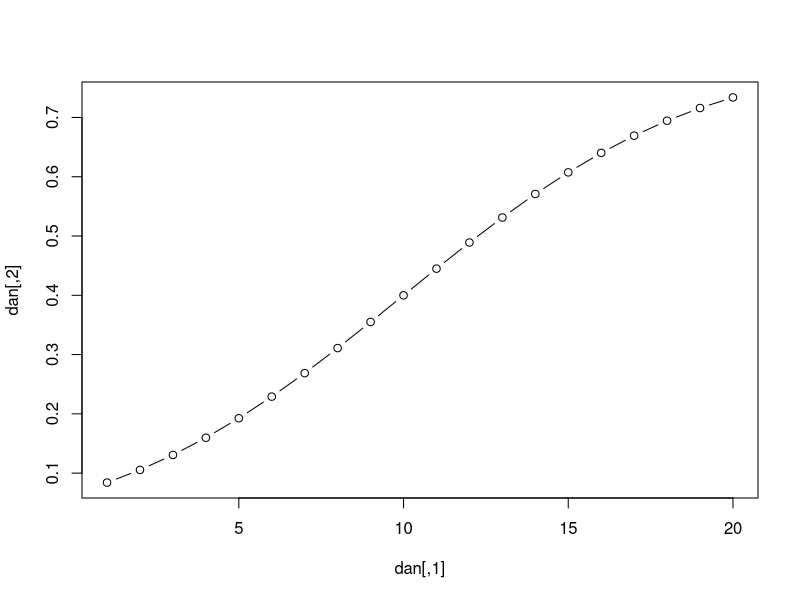

The R source for this figure:
#sectional measurement
#IRTの購買確率
div<-1000 #積分する区間の分割数
sig<-4 #thetaはプラスマイナス何標準偏差までか
d<-0.8 #dパラ
b<-2 #bパラ
e<-4 #イプシロン
divw<-20　#値引き率の刻み数

x<-(2*sig)/div　#区分の幅
p<-matrix(nrow=div,ncol=3)　#確率計算用の箱
dan<-matrix(nrow=divw,ncol=2)　#p*wの散布図用の箱

for(w in 1:divw){
        w2<-w/divw　#値引き率
        dan[w,1]<-w
        for(i in 1:div){
                theta<-(-sig+i*x)
                p[i,1]<-exp(-(theta^2)/2)/sqrt(2*pi) #thetaごとの標準正規分布の確率密度
                p[i,2]<-d/(1+exp(-1.7*(theta-b+e*w2)))　#thetaごとのIRTのP
                p[i,3]<-(p[i,1]*p[i,2]) #人数の密度とPの積
                dan[w,2]<-sum(p[,3]*x)　#値引き率ごとの購買率
        }
}

plot(dan,type="b")　#目的のグラフ
